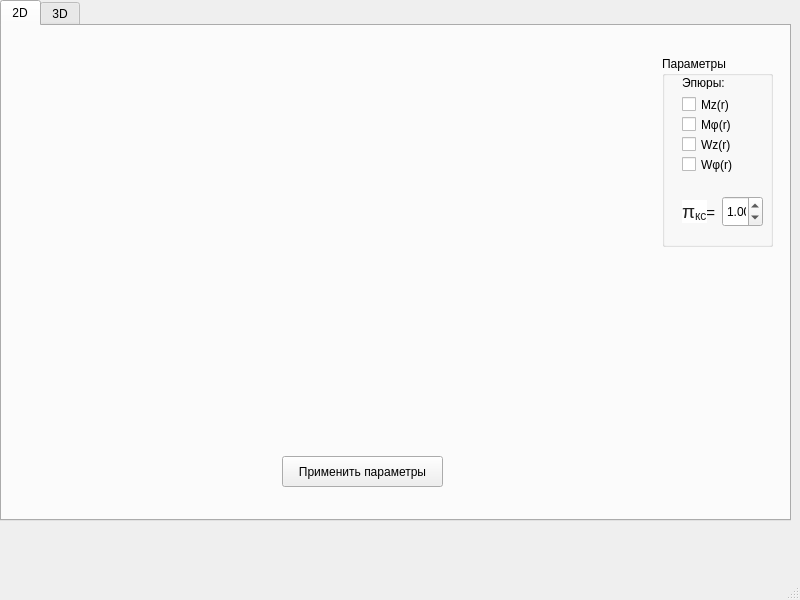
<?xml version="1.0" encoding="UTF-8"?>
<ui version="4.0">
 <class>MainWindow</class>
 <widget class="QMainWindow" name="MainWindow">
  <property name="geometry">
   <rect>
    <x>0</x>
    <y>0</y>
    <width>800</width>
    <height>600</height>
   </rect>
  </property>
  <property name="windowTitle">
   <string>MainWindow</string>
  </property>
  <widget class="QWidget" name="centralwidget">
   <widget class="QTabWidget" name="tabWidget">
    <property name="geometry">
     <rect>
      <x>0</x>
      <y>0</y>
      <width>791</width>
      <height>521</height>
     </rect>
    </property>
    <property name="sizePolicy">
     <sizepolicy hsizetype="Maximum" vsizetype="Maximum">
      <horstretch>0</horstretch>
      <verstretch>0</verstretch>
     </sizepolicy>
    </property>
    <property name="currentIndex">
     <number>0</number>
    </property>
    <property name="documentMode">
     <bool>false</bool>
    </property>
    <widget class="QWidget" name="tab">
     <attribute name="title">
      <string>2D</string>
     </attribute>
     <widget class="QWidget" name="widget" native="true">
      <property name="geometry">
       <rect>
        <x>0</x>
        <y>0</y>
        <width>651</width>
        <height>391</height>
       </rect>
      </property>
     </widget>
     <widget class="QGroupBox" name="groupBox">
      <property name="geometry">
       <rect>
        <x>660</x>
        <y>30</y>
        <width>111</width>
        <height>191</height>
       </rect>
      </property>
      <property name="title">
       <string>Параметры</string>
      </property>
      <widget class="QCheckBox" name="checkBox">
       <property name="geometry">
        <rect>
         <x>20</x>
         <y>40</y>
         <width>70</width>
         <height>17</height>
        </rect>
       </property>
       <property name="text">
        <string>Mz(r)</string>
       </property>
      </widget>
      <widget class="QCheckBox" name="checkBox_2">
       <property name="geometry">
        <rect>
         <x>20</x>
         <y>60</y>
         <width>70</width>
         <height>17</height>
        </rect>
       </property>
       <property name="text">
        <string>Mφ(r)</string>
       </property>
      </widget>
      <widget class="QCheckBox" name="checkBox_3">
       <property name="geometry">
        <rect>
         <x>20</x>
         <y>80</y>
         <width>70</width>
         <height>17</height>
        </rect>
       </property>
       <property name="text">
        <string>Wz(r)</string>
       </property>
      </widget>
      <widget class="QCheckBox" name="checkBox_6">
       <property name="geometry">
        <rect>
         <x>20</x>
         <y>100</y>
         <width>70</width>
         <height>17</height>
        </rect>
       </property>
       <property name="text">
        <string>Wφ(r)</string>
       </property>
      </widget>
      <widget class="QLabel" name="label">
       <property name="geometry">
        <rect>
         <x>20</x>
         <y>20</y>
         <width>47</width>
         <height>13</height>
        </rect>
       </property>
       <property name="text">
        <string>Эпюры:</string>
       </property>
      </widget>
      <widget class="QDoubleSpinBox" name="dblSpinBox_1">
       <property name="geometry">
        <rect>
         <x>60</x>
         <y>140</y>
         <width>41</width>
         <height>31</height>
        </rect>
       </property>
       <property name="wrapping">
        <bool>true</bool>
       </property>
       <property name="decimals">
        <number>2</number>
       </property>
       <property name="minimum">
        <double>1.000000000000000</double>
       </property>
       <property name="maximum">
        <double>6.000000000000000</double>
       </property>
       <property name="singleStep">
        <double>1.000000000000000</double>
       </property>
       <property name="value">
        <double>1.000000000000000</double>
       </property>
      </widget>
      <widget class="QLabel" name="lbl_27">
       <property name="geometry">
        <rect>
         <x>20</x>
         <y>140</y>
         <width>41</width>
         <height>31</height>
        </rect>
       </property>
       <property name="text">
        <string>&lt;html&gt;&lt;head/&gt;&lt;body&gt;&lt;p&gt;&lt;span style=&quot; font-family:'palatino linotype,new athena unicode,athena,gentium,code2000,serif'; font-size:14pt; color:#222222; background-color:#ffffff;&quot;&gt;π&lt;/span&gt;&lt;span style=&quot; font-family:'palatino linotype,new athena unicode,athena,gentium,code2000,serif'; font-size:14pt; color:#222222; background-color:#ffffff; vertical-align:sub;&quot;&gt;кс&lt;/span&gt;&lt;span style=&quot; font-size:11pt;&quot;&gt;=&lt;/span&gt;&lt;/p&gt;&lt;/body&gt;&lt;/html&gt;</string>
       </property>
      </widget>
     </widget>
     <widget class="QPushButton" name="pushButton">
      <property name="geometry">
       <rect>
        <x>280</x>
        <y>430</y>
        <width>161</width>
        <height>31</height>
       </rect>
      </property>
      <property name="text">
       <string>Применить параметры</string>
      </property>
     </widget>
    </widget>
    <widget class="QWidget" name="tab_2">
     <attribute name="title">
      <string>3D</string>
     </attribute>
     <widget class="QGraphicsView" name="graphicsView">
      <property name="geometry">
       <rect>
        <x>10</x>
        <y>10</y>
        <width>631</width>
        <height>301</height>
       </rect>
      </property>
     </widget>
     <widget class="QPushButton" name="pushButton_2">
      <property name="geometry">
       <rect>
        <x>250</x>
        <y>350</y>
        <width>161</width>
        <height>31</height>
       </rect>
      </property>
      <property name="sizePolicy">
       <sizepolicy hsizetype="Maximum" vsizetype="Maximum">
        <horstretch>0</horstretch>
        <verstretch>0</verstretch>
       </sizepolicy>
      </property>
      <property name="text">
       <string>Применить параметры</string>
      </property>
     </widget>
     <widget class="QGroupBox" name="groupBox_2">
      <property name="geometry">
       <rect>
        <x>650</x>
        <y>30</y>
        <width>111</width>
        <height>141</height>
       </rect>
      </property>
      <property name="title">
       <string>Параметры</string>
      </property>
      <widget class="QCheckBox" name="checkBox_4">
       <property name="geometry">
        <rect>
         <x>20</x>
         <y>40</y>
         <width>70</width>
         <height>17</height>
        </rect>
       </property>
       <property name="text">
        <string>M(r)</string>
       </property>
      </widget>
      <widget class="QCheckBox" name="checkBox_5">
       <property name="geometry">
        <rect>
         <x>20</x>
         <y>60</y>
         <width>70</width>
         <height>17</height>
        </rect>
       </property>
       <property name="text">
        <string>W(r)</string>
       </property>
      </widget>
      <widget class="QLabel" name="label_3">
       <property name="geometry">
        <rect>
         <x>20</x>
         <y>20</y>
         <width>47</width>
         <height>13</height>
        </rect>
       </property>
       <property name="text">
        <string>Эпюры:</string>
       </property>
      </widget>
      <widget class="QDoubleSpinBox" name="dblSpinBox_2">
       <property name="geometry">
        <rect>
         <x>60</x>
         <y>90</y>
         <width>41</width>
         <height>31</height>
        </rect>
       </property>
       <property name="wrapping">
        <bool>true</bool>
       </property>
       <property name="decimals">
        <number>2</number>
       </property>
       <property name="minimum">
        <double>1.000000000000000</double>
       </property>
       <property name="maximum">
        <double>6.000000000000000</double>
       </property>
       <property name="singleStep">
        <double>1.000000000000000</double>
       </property>
       <property name="value">
        <double>1.000000000000000</double>
       </property>
      </widget>
      <widget class="QLabel" name="lbl_28">
       <property name="geometry">
        <rect>
         <x>20</x>
         <y>90</y>
         <width>41</width>
         <height>31</height>
        </rect>
       </property>
       <property name="text">
        <string>&lt;html&gt;&lt;head/&gt;&lt;body&gt;&lt;p&gt;&lt;span style=&quot; font-family:'palatino linotype,new athena unicode,athena,gentium,code2000,serif'; font-size:14pt; color:#222222; background-color:#ffffff;&quot;&gt;π&lt;/span&gt;&lt;span style=&quot; font-family:'palatino linotype,new athena unicode,athena,gentium,code2000,serif'; font-size:14pt; color:#222222; background-color:#ffffff; vertical-align:sub;&quot;&gt;кс&lt;/span&gt;&lt;span style=&quot; font-size:11pt;&quot;&gt;=&lt;/span&gt;&lt;/p&gt;&lt;/body&gt;&lt;/html&gt;</string>
       </property>
      </widget>
     </widget>
    </widget>
   </widget>
  </widget>
  <widget class="QMenuBar" name="menubar">
   <property name="geometry">
    <rect>
     <x>0</x>
     <y>0</y>
     <width>800</width>
     <height>21</height>
    </rect>
   </property>
  </widget>
  <widget class="QStatusBar" name="statusbar"/>
 </widget>
 <resources/>
 <connections/>
</ui>
